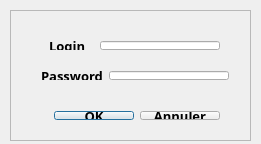
<?xml version="1.0" encoding="UTF-8"?>
<ui version="4.0">
 <class>accueil</class>
 <widget class="QDialog" name="accueil">
  <property name="windowModality">
   <enum>Qt::WindowModal</enum>
  </property>
  <property name="geometry">
   <rect>
    <x>0</x>
    <y>0</y>
    <width>261</width>
    <height>144</height>
   </rect>
  </property>
  <property name="font">
   <font>
    <family>MV Boli</family>
    <pointsize>10</pointsize>
    <weight>75</weight>
    <bold>true</bold>
    <stylestrategy>PreferAntialias</stylestrategy>
   </font>
  </property>
  <property name="contextMenuPolicy">
   <enum>Qt::NoContextMenu</enum>
  </property>
  <property name="windowTitle">
   <string>KFet - Login</string>
  </property>
  <property name="modal">
   <bool>true</bool>
  </property>
  <widget class="QFrame" name="frame">
   <property name="geometry">
    <rect>
     <x>10</x>
     <y>10</y>
     <width>241</width>
     <height>131</height>
    </rect>
   </property>
   <property name="autoFillBackground">
    <bool>false</bool>
   </property>
   <property name="styleSheet">
    <string notr="true"/>
   </property>
   <property name="frameShape">
    <enum>QFrame::StyledPanel</enum>
   </property>
   <property name="frameShadow">
    <enum>QFrame::Plain</enum>
   </property>
   <property name="lineWidth">
    <number>1</number>
   </property>
   <property name="midLineWidth">
    <number>0</number>
   </property>
   <widget class="QWidget" name="horizontalLayoutWidget">
    <property name="geometry">
     <rect>
      <x>20</x>
      <y>20</y>
      <width>201</width>
      <height>31</height>
     </rect>
    </property>
    <layout class="QHBoxLayout" name="horizontalLayout">
     <item>
      <spacer name="horizontalSpacer_4">
       <property name="orientation">
        <enum>Qt::Horizontal</enum>
       </property>
       <property name="sizeHint" stdset="0">
        <size>
         <width>40</width>
         <height>20</height>
        </size>
       </property>
      </spacer>
     </item>
     <item>
      <widget class="QLabel" name="label">
       <property name="text">
        <string>Login</string>
       </property>
      </widget>
     </item>
     <item>
      <spacer name="horizontalSpacer">
       <property name="orientation">
        <enum>Qt::Horizontal</enum>
       </property>
       <property name="sizeHint" stdset="0">
        <size>
         <width>40</width>
         <height>20</height>
        </size>
       </property>
      </spacer>
     </item>
     <item>
      <widget class="QLineEdit" name="loginLineEdit">
       <property name="minimumSize">
        <size>
         <width>120</width>
         <height>0</height>
        </size>
       </property>
       <property name="maximumSize">
        <size>
         <width>140</width>
         <height>16777215</height>
        </size>
       </property>
      </widget>
     </item>
    </layout>
   </widget>
   <widget class="QWidget" name="horizontalLayoutWidget_2">
    <property name="geometry">
     <rect>
      <x>20</x>
      <y>50</y>
      <width>201</width>
      <height>31</height>
     </rect>
    </property>
    <layout class="QHBoxLayout" name="horizontalLayout_2">
     <item>
      <spacer name="horizontalSpacer_5">
       <property name="orientation">
        <enum>Qt::Horizontal</enum>
       </property>
       <property name="sizeHint" stdset="0">
        <size>
         <width>40</width>
         <height>20</height>
        </size>
       </property>
      </spacer>
     </item>
     <item>
      <widget class="QLabel" name="label_2">
       <property name="text">
        <string>Password</string>
       </property>
      </widget>
     </item>
     <item>
      <spacer name="horizontalSpacer_2">
       <property name="orientation">
        <enum>Qt::Horizontal</enum>
       </property>
       <property name="sizeHint" stdset="0">
        <size>
         <width>40</width>
         <height>20</height>
        </size>
       </property>
      </spacer>
     </item>
     <item>
      <widget class="QLineEdit" name="passwordLineEdit">
       <property name="minimumSize">
        <size>
         <width>120</width>
         <height>0</height>
        </size>
       </property>
       <property name="maximumSize">
        <size>
         <width>140</width>
         <height>16777215</height>
        </size>
       </property>
       <property name="echoMode">
        <enum>QLineEdit::Password</enum>
       </property>
      </widget>
     </item>
    </layout>
   </widget>
   <widget class="QWidget" name="horizontalLayoutWidget_3">
    <property name="geometry">
     <rect>
      <x>20</x>
      <y>90</y>
      <width>201</width>
      <height>31</height>
     </rect>
    </property>
    <layout class="QHBoxLayout" name="horizontalLayout_3">
     <item>
      <spacer name="horizontalSpacer_3">
       <property name="orientation">
        <enum>Qt::Horizontal</enum>
       </property>
       <property name="sizeHint" stdset="0">
        <size>
         <width>40</width>
         <height>20</height>
        </size>
       </property>
      </spacer>
     </item>
     <item>
      <widget class="QPushButton" name="okPushButton">
       <property name="text">
        <string>OK</string>
       </property>
      </widget>
     </item>
     <item>
      <widget class="QPushButton" name="annulerPushButton">
       <property name="text">
        <string>Annuler</string>
       </property>
      </widget>
     </item>
    </layout>
   </widget>
  </widget>
 </widget>
 <layoutdefault spacing="6" margin="11"/>
 <resources/>
 <connections/>
</ui>
